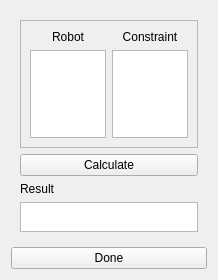
<?xml version="1.0" encoding="UTF-8"?>
<ui version="4.0">
 <class>RD_TaskManagerGui::TaskBox_RobotTrajectoryManager</class>
 <widget class="QWidget" name="RD_TaskManagerGui::TaskBox_RobotTrajectoryManager">
  <property name="geometry">
   <rect>
    <x>0</x>
    <y>0</y>
    <width>218</width>
    <height>280</height>
   </rect>
  </property>
  <property name="maximumSize">
   <size>
    <width>16777215</width>
    <height>280</height>
   </size>
  </property>
  <property name="windowTitle">
   <string>Form</string>
  </property>
  <layout class="QVBoxLayout" name="verticalLayout_2">
   <item>
    <widget class="QFrame" name="frame_2">
     <property name="maximumSize">
      <size>
       <width>16777215</width>
       <height>360</height>
      </size>
     </property>
     <property name="frameShape">
      <enum>QFrame::NoFrame</enum>
     </property>
     <property name="frameShadow">
      <enum>QFrame::Raised</enum>
     </property>
     <layout class="QVBoxLayout" name="verticalLayout">
      <item>
       <widget class="QFrame" name="frame">
        <property name="frameShape">
         <enum>QFrame::StyledPanel</enum>
        </property>
        <property name="frameShadow">
         <enum>QFrame::Raised</enum>
        </property>
        <layout class="QGridLayout" name="gridLayout">
         <item row="1" column="2">
          <widget class="QListView" name="listView_ConstraintList">
           <property name="cursor" stdset="0">
            <cursorShape>PointingHandCursor</cursorShape>
           </property>
          </widget>
         </item>
         <item row="1" column="0">
          <widget class="QListView" name="listView_RobotList">
           <property name="cursor" stdset="0">
            <cursorShape>PointingHandCursor</cursorShape>
           </property>
          </widget>
         </item>
         <item row="0" column="2">
          <widget class="QLabel" name="label_2">
           <property name="text">
            <string>Constraint</string>
           </property>
           <property name="alignment">
            <set>Qt::AlignCenter</set>
           </property>
          </widget>
         </item>
         <item row="0" column="0">
          <widget class="QLabel" name="label">
           <property name="text">
            <string>Robot</string>
           </property>
           <property name="alignment">
            <set>Qt::AlignCenter</set>
           </property>
          </widget>
         </item>
        </layout>
       </widget>
      </item>
      <item>
       <widget class="QPushButton" name="pushButton_Calc">
        <property name="cursor">
         <cursorShape>PointingHandCursor</cursorShape>
        </property>
        <property name="text">
         <string>Calculate</string>
        </property>
       </widget>
      </item>
      <item>
       <widget class="QLabel" name="label_3">
        <property name="text">
         <string>Result</string>
        </property>
        <property name="alignment">
         <set>Qt::AlignLeading|Qt::AlignLeft|Qt::AlignVCenter</set>
        </property>
       </widget>
      </item>
      <item>
       <widget class="QTextEdit" name="textEdit_TracObject">
        <property name="maximumSize">
         <size>
          <width>16777215</width>
          <height>30</height>
         </size>
        </property>
       </widget>
      </item>
     </layout>
    </widget>
   </item>
   <item>
    <widget class="QPushButton" name="pushButton_Done">
     <property name="text">
      <string>Done</string>
     </property>
    </widget>
   </item>
  </layout>
 </widget>
 <resources/>
 <connections/>
</ui>
